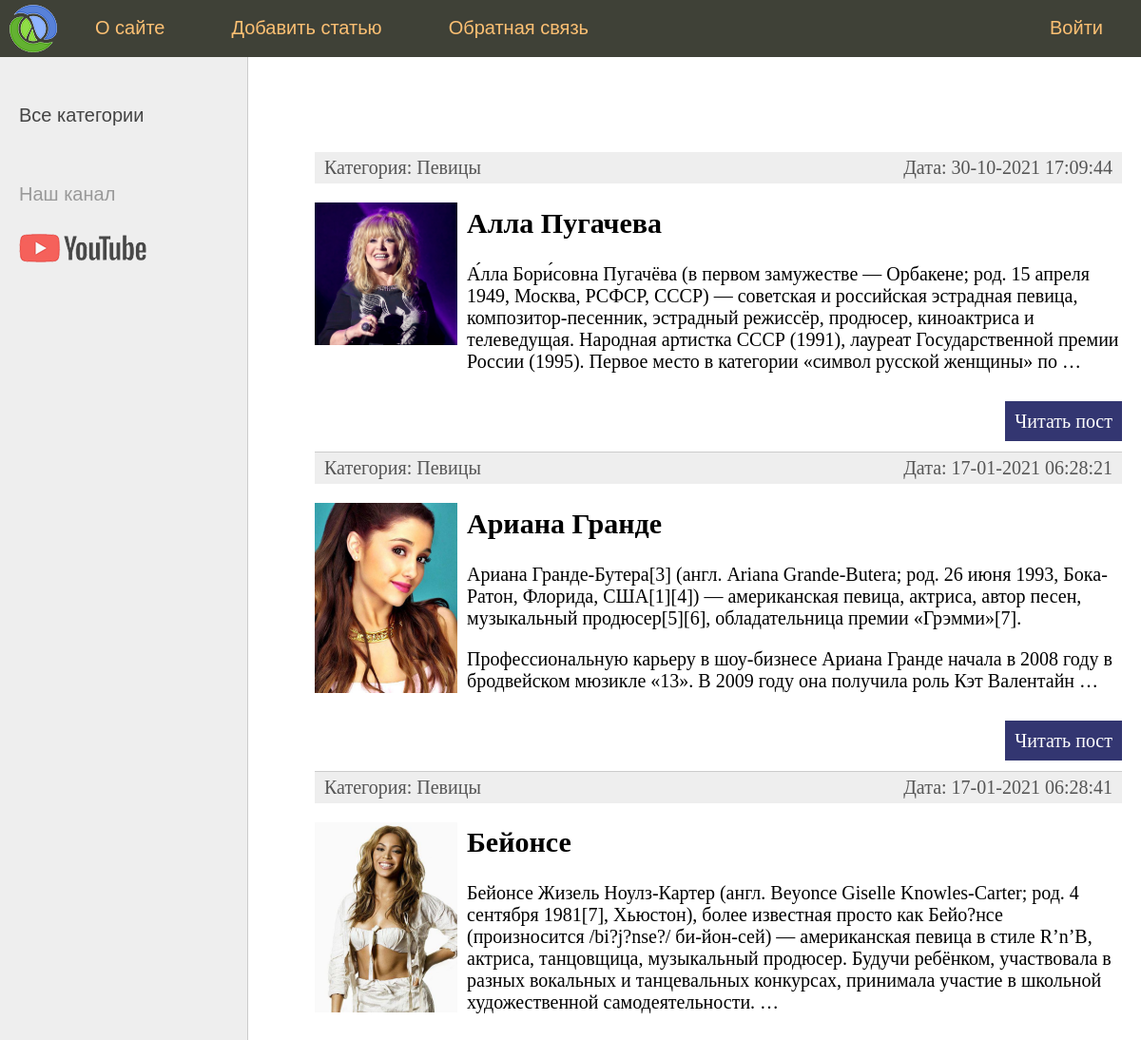
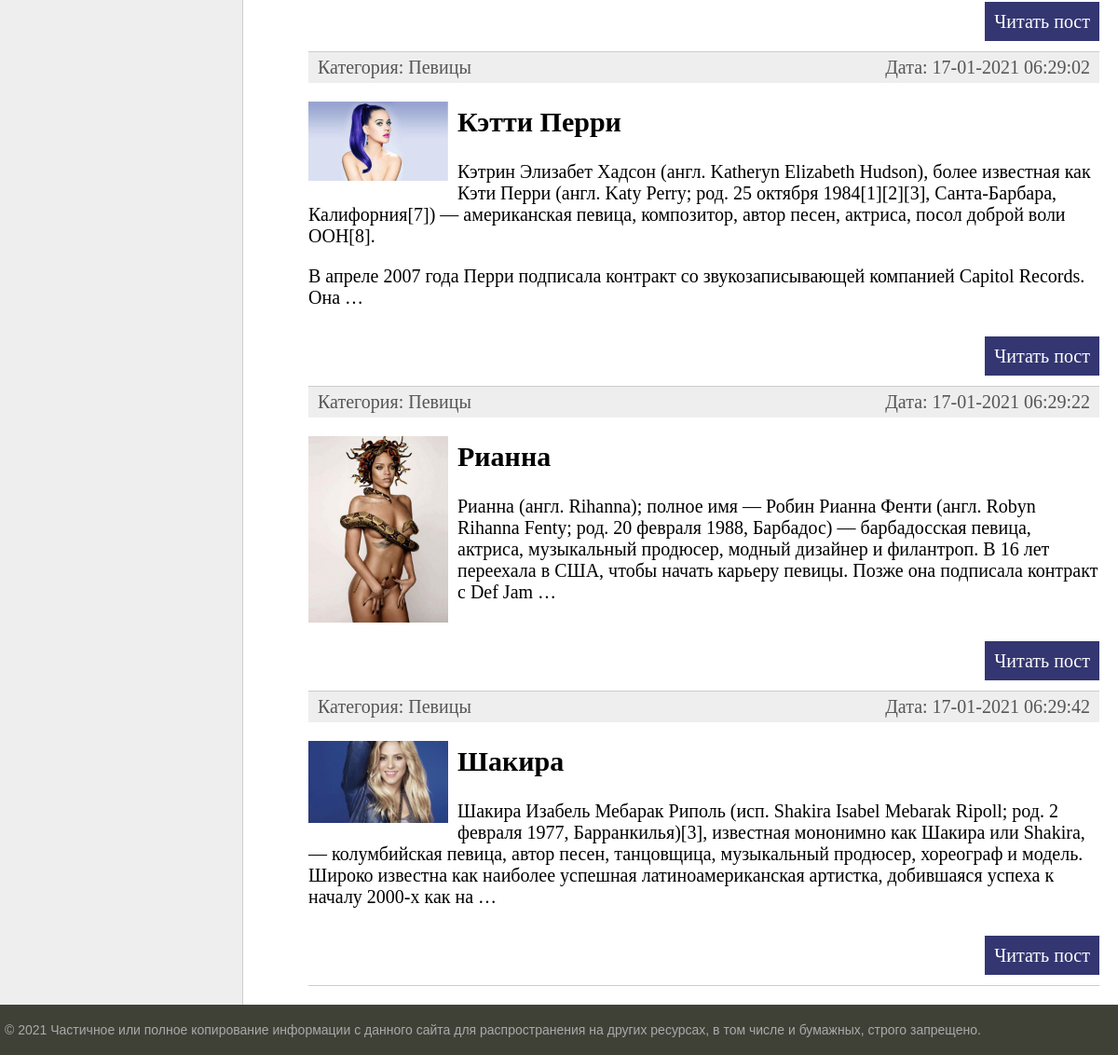
Page /category/pevicy/ on the earlier database version (2 pictures, top to bottom).
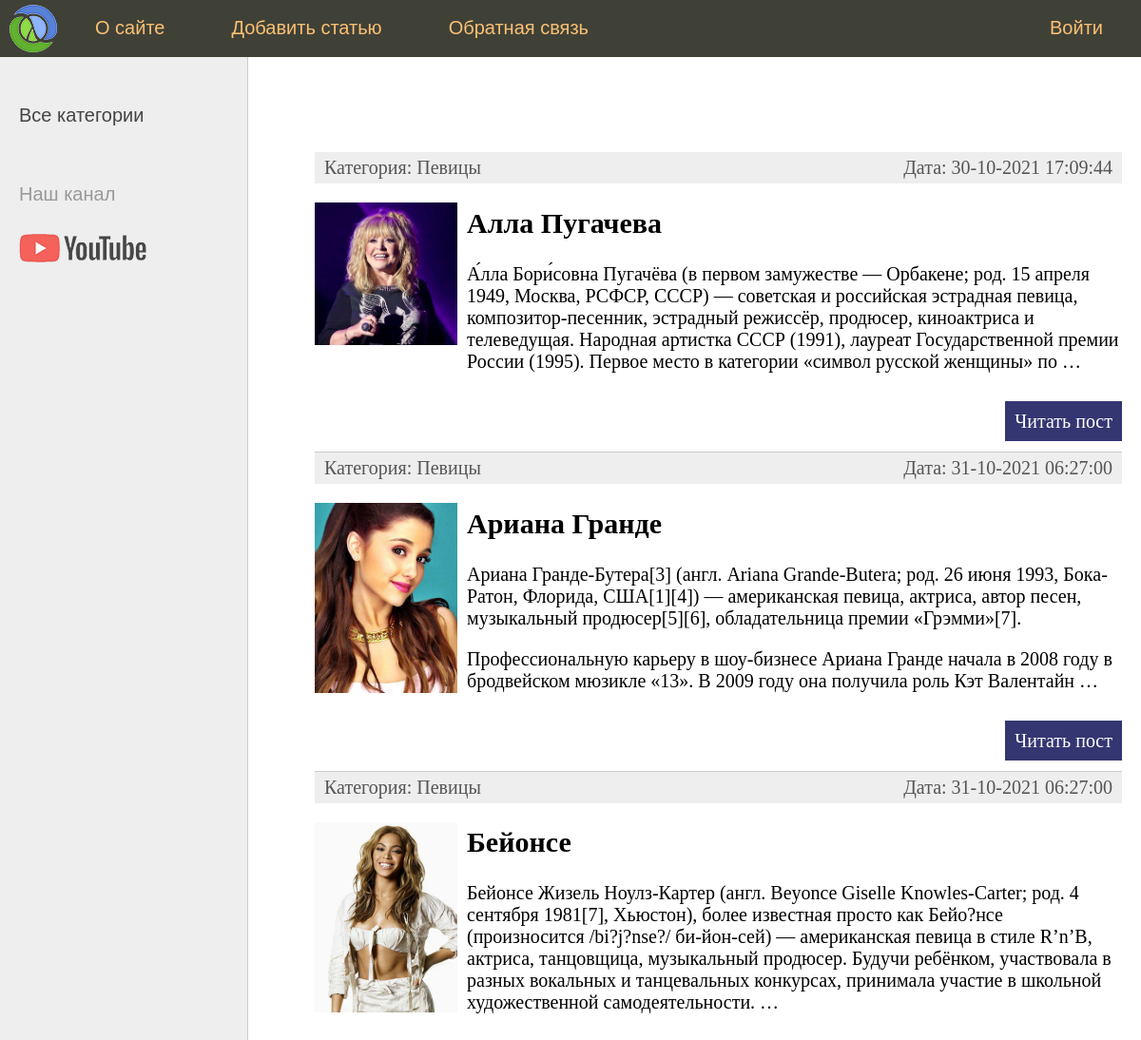
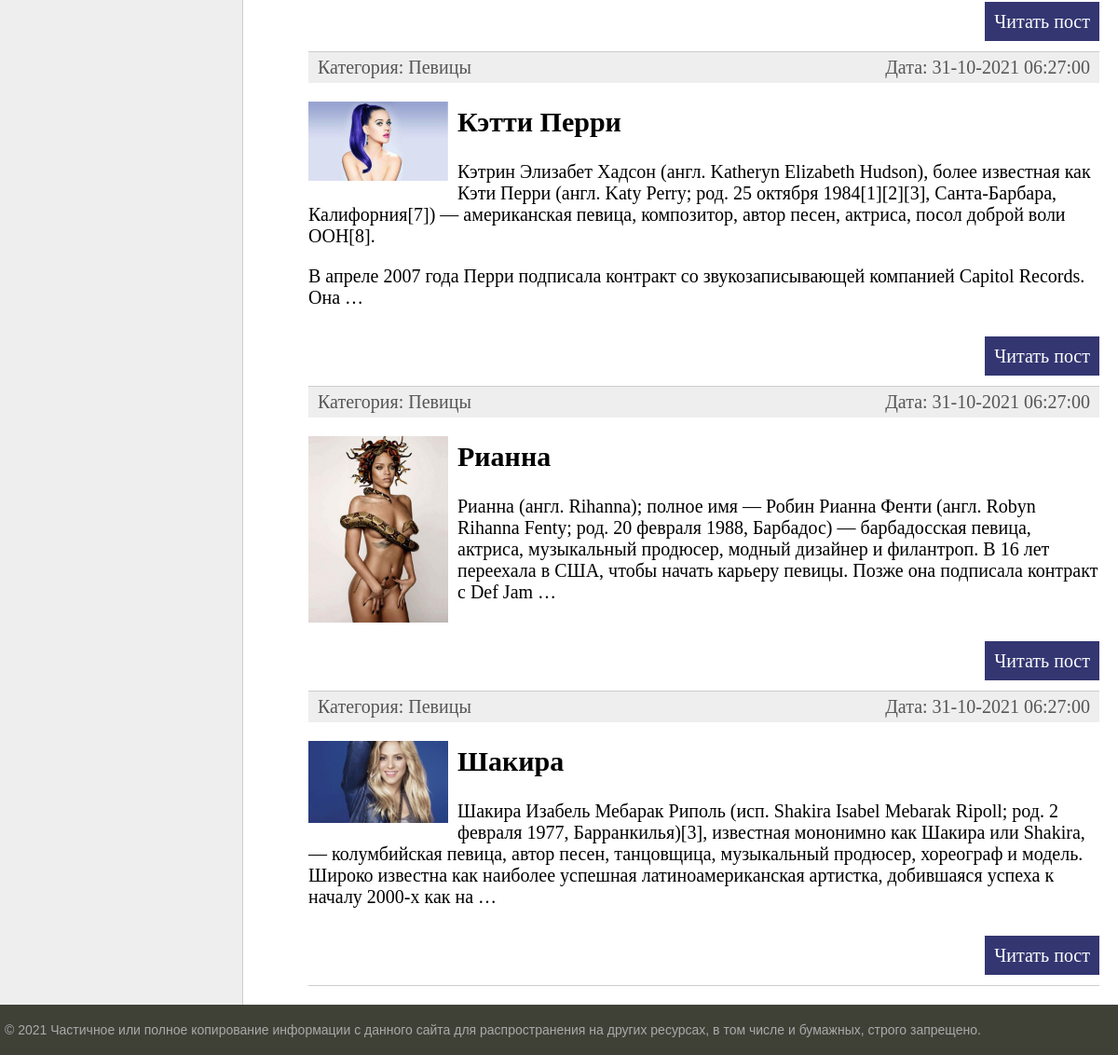
Same page on the later database version (2 pictures, top to bottom).
### women/models.py (models this page shows, shortened)
class Women(models.Model):
    title = models.CharField(max_length=255, verbose_name='Заголовок')
    slug = models.SlugField(max_length=255, unique=True, db_index=True, verbose_name="URL")
    content = models.TextField(blank=True, verbose_name='Контент')
    photo = models.ImageField(upload_to="photos/%Y/%m/%d", verbose_name='Фотография')
    time_create = models.DateTimeField(auto_now_add=True, verbose_name='Время создания')
    time_update = models.DateTimeField(auto_now=True, verbose_name='Время изменения')
    is_published = models.BooleanField(default=True, verbose_name='Публикация')
    cat = models.ForeignKey('Category', on_delete=models.PROTECT, verbose_name='Категория')
    def get_absolute_url(self):
        return reverse('post', kwargs={'post_slug': self.slug})
    class Meta:
        ordering = ('title',)
        verbose_name = 'Женщина'
        verbose_name_plural = 'Женщины'

class Category(models.Model):
    name = models.CharField(max_length=100, db_index=True, verbose_name='Категория')
    slug = models.SlugField(max_length=255, unique=True, db_index=True, verbose_name="URL")
    def __str__(self):
        return self.name
    class Meta:
        ordering = ('name',)
        verbose_name = 'Категорию'
        verbose_name_plural = 'Категории'

### women/views.py (the view)
# urls.py: path('category/<slug:cat_slug>/', WomenCategory.as_view(), name='category'),
class WomenCategory(DataMixin, ListView):
    model = Women
    template_name = 'women/index.html'  # Задаем маршрут к шаблону вместо стандартного
    context_object_name = 'post'  # Задаем имя списка вместо стандартного
    allow_empty = False
    def get_context_data(self, *, object_list=None, **kwargs):
        context = super().get_context_data(**kwargs)
        context['menu'] = menu
        context['title'] = 'Категория - ' + str(context['post'][0].cat)
        context['cat_selected'] = context['post'][0].cat_id
        return context
    def get_queryset(self):
        return Women.objects.filter(cat__slug=self.kwargs['cat_slug'], is_published=True)  # Выбираем что отображать из списка Women

### women/templates/women/index.html (shortened to what this page needs)
{% extends 'women/base.html' %}
{% block content %}
<ul class="list-articles">
	{% for p in post %}
	<li><div class="article-panel">
		<p class="first">Категория: {{p.cat}}</p>
		<p class="last">Дата: {{p.time_update|date:"d-m-Y H:i:s"}}</p>
	</div>
{% if p.photo %}
		<p><img src="{{ p.photo.url }}" alt="" class="img-article-left thumb"></p>
{% endif %}
			<h2>{{p.title}}</h2>
	{% autoescape on %}
	{{p.content|linebreaks|truncatewords:45}}
	{% endautoescape %}
			<p class="link-read-post"><a href="{{ p.get_absolute_url }}">Читать пост</a></p>
			</li>
	{% endfor %}
</ul>
{% endblock %}

### women/templates/women/base.html (shortened to what this page needs)
{% load static %}
{% load women_tags %}
<!DOCTYPE html>
<html>
<head>
	<link type="text/css" href="{% static 'women/css/styles.css' %}" rel="stylesheet" />
</head>
<body>
<table class="table-page" border=0 cellpadding="0" cellspacing="0">
<tr><td valign=top>
{% block mainmenu %}
		<div class="header">
			<ul id="mainmenu" class="mainmenu">
			<li class="logo"><a href="{% url 'index' %}"><div class="logo"></div></a></li>
{% for m in menu %}
	{% if not forloop.last %}
			<li><a href="{% url m.url_name %}">{{m.title}}</a></li>
	{% else %}
			<li class="last"><a href="{% url m.url_name %}">{{m.title}}</a></li>
	{% endif %}
{% endfor %}
			</ul>
		</div>
{% endblock mainmenu %}
<table class="table-content" border=0 cellpadding="0" cellspacing="0">
<tr>
	<td valign="top" class="left-chapters">
	<ul id="leftchapters">
{% if cat_selected == 0 %}
		<li class="selected">Все категории</li>
{% else %}
		<li><a href="{% url 'index' %}">Все категории</a></li>
{% endif %}
		<li class="share">
		<p>Наш канал</p>
		<a class="share-yt" href="https://www.youtube.com/channel/UClJzWfGWuGJL2t-3dYKcHTA/playlists" target="_blank" rel="nofollow"></a>
		</li>
	</ul>
</td>
<td valign="top" class="content">
	<div class="content-text">
{% block content %}
{% endblock %}
	</div>
</td></tr></table>
</td></tr>
<tr><td valign=top>
	<div id="footer">
		<p>&copy; 2021 Частичное или полное копирование информации с данного сайта для распространения на других ресурсах, в том числе и бумажных, строго запрещено.</p>
	</div>
</td></tr></table>
</body>
</html>

### women/static/women/css/styles.css (style rules this page uses)
html, body { font-family: 'Arial'; margin: 0; padding: 0; height: 100%; width: 100%; color: #444; }
a { color: #0059b2; text-decoration: none; }
img { max-width: 600px; height: auto; }
img.img-article-left { max-width: 300px; height: auto; float: left; padding: 0 10px 10px 0; }
img.img-article-left.thumb { max-width: 150px; height: auto; }
p.link-read-post { text-align: right; }
p.link-read-post a { padding: 10px; min-width: 100px; background: #333671; color: #fff; text-decoration: none; }
div.article-panel { background: #eee; padding: 5px 10px 5px 10px; box-sizing border-box; overflow: hidden; color: #555; }
div.article-panel p.first { margin: 0; float: left; }
div.article-panel p.last { margin: 0; float: right; }
ul.list-articles { list-style: none; margin: 0; padding: 0; }
ul.list-articles li { border-bottom: 1px solid #ccc; }
.table-page { width: 100%; height: 100%; vertical-align: top; }
.table-page tr { height: 100%; }
.header { background: #3F4137; height: 60px; }
.logo { background: url('../images/logo.png') no-repeat 10px 5px; width: 70px; height: 60px; }
ul.mainmenu { list-style: none; margin: 0; padding: 0; height: 60px; color: #fdc073; font-size: 20px; overflow: hidden; }
ul.mainmenu li { float: left; margin: 18px 40px 0 30px; }
ul.mainmenu li.logo { margin: 0; }
ul.mainmenu li.last { float: right; }
ul.mainmenu li a { color: #fdc073; text-decoration: none; }
.table-content { width: 100%; min-height: 100%; height: 100%; }
.left-chapters { margin: 0; background: #eee; border-right: 1px solid #ccc; min-height: 100%; }
.left-chapters ul { width: 230px; min-height: 100%; margin: 0; padding: 20px 10px 10px 20px; list-style: none; font-size: 20px; }
.left-chapters ul li { margin: 30px 0 0 0; color: #999; }
.left-chapters ul li a { color: #444; text-decoration: none; }
.left-chapters ul li.share { margin: 60px 0 0 0; }
.left-chapters ul li.share p { margin: 30px 0 30px 0; }
.left-chapters ul li.share a { display: inline-block; width: 40px; height: 40px; margin: 0 20px 0 0; }
.left-chapters ul li.share a.share-yt { width: 100%; height: 30px; background: url('../images/share_yt.png') no-repeat 0 0 }
.content { padding: 40px 20px 20px 40px; width: 100%; box-sizing: border-box; }
.content-text { margin: 60px 0 0 30px; color: #000; font-size: 20px; font-family: Yandex Sans Display Light; }
#footer { box-sizing: border-box; background: #3F4137; padding: 5px; color: #aaa; font-size: 14px; font-family: Verdana, Geneva, Arial, Helvetica; text-align: left; overflow: hidden; }

Differences in the rows shown:
changed Women "Ариана Гранде": time_update "17-01-2021 06:28:21" → "31-10-2021 06:27:00"
changed Women "Бейонсе": time_update "17-01-2021 06:28:41" → "31-10-2021 06:27:00"
changed Women "Кэтти Перри": time_update "17-01-2021 06:29:02" → "31-10-2021 06:27:00"
changed Women "Рианна": time_update "17-01-2021 06:29:22" → "31-10-2021 06:27:00"
changed Women "Шакира": time_update "17-01-2021 06:29:42" → "31-10-2021 06:27:00"
